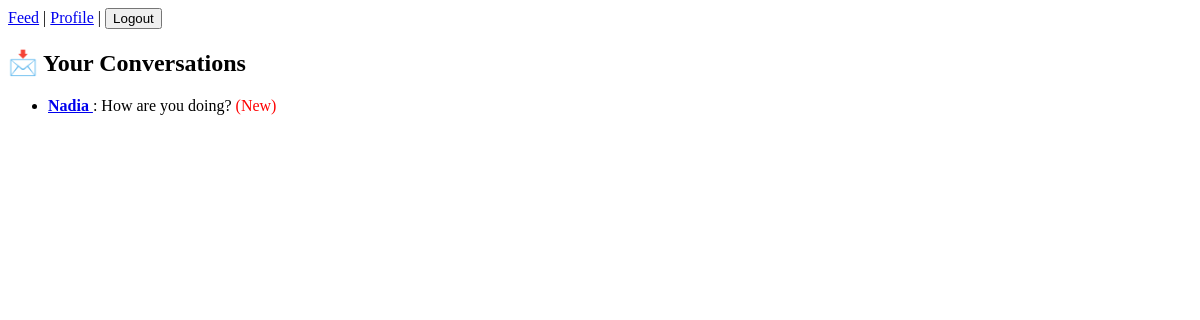
Before: /users/messages/ (signed in) with the older database file.
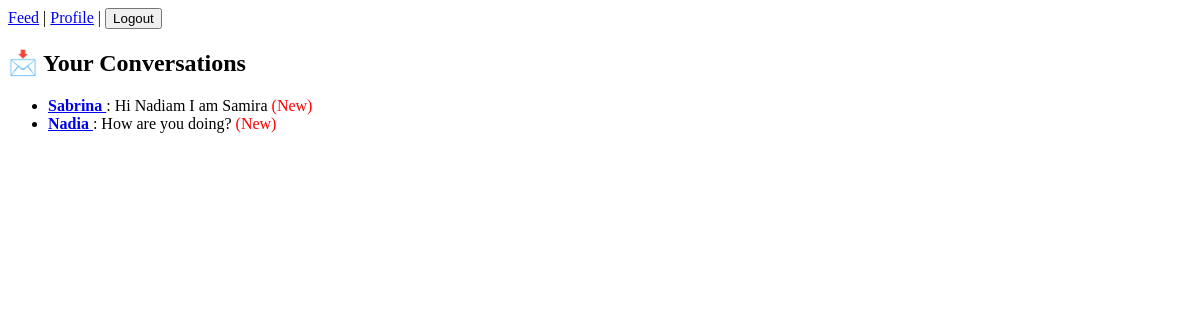
After: the same page with the newer database file.
### users/models.py (models this page shows, shortened)
class Message(models.Model):
    sender = models.ForeignKey(CustomUser, on_delete=models.CASCADE, related_name="sent_messages")  # Who sent the message
    receiver = models.ForeignKey(CustomUser, on_delete=models.CASCADE, related_name="received_messages")  # Who received it
    content = models.TextField()  # Message text
    created_at = models.DateTimeField(auto_now_add=True)  # Auto timestamp
    is_read = models.BooleanField(default=False)  # Track if the message is read
    class Meta:
        ordering = ['-created_at']  # Show latest messages first

class CustomUser(AbstractUser):
    bio = models.TextField(blank=True, null=True)  # Optional user bio
    profile_image = models.ImageField(
        upload_to="profile_pics/",
        blank=True,
        null=True
    )
    invite_code = models.CharField(max_length=10, blank=True, null=True)  # Invite code for access control

### users/views.py (the view)
# urls.py: path('messages/', message_list, name='message_list'),
@login_required
def message_list(request):
    latest_messages = Message.objects.filter(
        receiver=request.user
    ).values('sender').annotate(latest_message=Max('created_at')).order_by('-latest_message')
    conversations = []
    for msg in latest_messages:
        latest_msg = Message.objects.filter(sender_id=msg['sender'], created_at=msg['latest_message']).first()
        conversations.append(latest_msg)
    return render(request, 'messages/inbox.html', {'messages': conversations})

### users/templates/messages/inbox.html
{% extends "base.html" %}
{% block content %}
<h2>📩 Your Conversations</h2>
<ul>
    {% for message in messages %}
        <li>
            <a href="{% url 'message_thread' message.sender.id %}">
                <strong>
                    <a href="{% url 'user_profile' message.sender.username %}">
                        {{ message.sender.username }}
                    </a>
                </strong>:
                {{ message.content|truncatewords:10 }}
                {% if not message.is_read %}
                    <span style="color: red;">(New)</span>
                {% endif %}
            </a>
        </li>
    {% empty %}
        <p>No messages yet. Start a conversation!</p>
    {% endfor %}
</ul>
{% endblock %}

Changed rows visible on the page:
added Message: sender.username "Sabrina", content "Hi Nadiam I am Samira", is_read "(New)"
